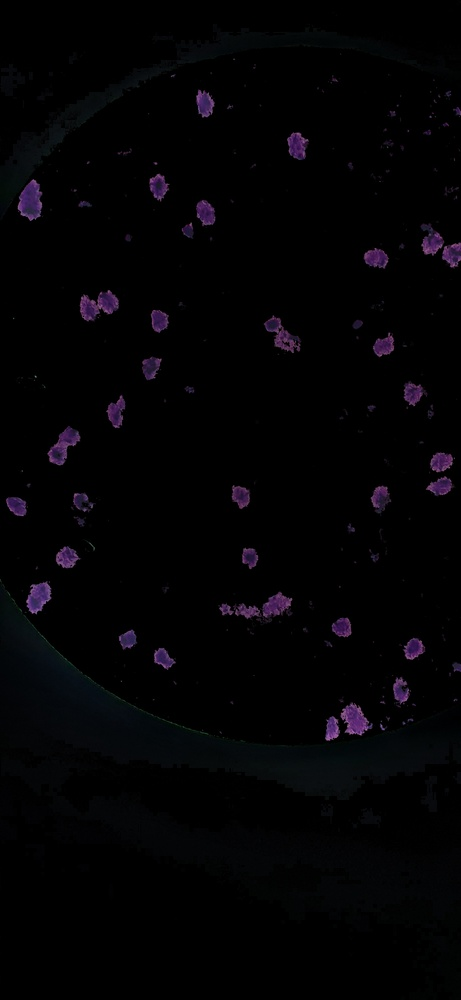
#> input picture experiments/images/input/only_living.jpg, 461 x 1000 px, shrunk from 1844 x 4000 before the run
$ python erosion1.py
#> lines starting #> are read from the running program, lines starting #| are printed output that depends on the picture; after the words box and inside, x2 and y2 are one past the last pixel; in counts of white or black regions, pixels touching at a corner belong together
import cv2
import numpy as np

def show(name, img):
    cv2.imshow(name, img)
    cv2.waitKey(0)

def erode_living(input_img_path):
#> called with input_img_path = 'images/input/only_living.jpg'
    img = cv2.imread(input_img_path)
#> img is the input picture: shape (1000, 461, 3); mean B, G, R 4.3, 2.6, 3.2
    show("img", img)
    print("imgshape", img.shape)
#| imgshape (1000, 461, 3)


    gray = cv2.cvtColor(img, cv2.COLOR_BGR2GRAY)
    show("gray", gray)
    thresh = cv2.threshold(gray, 0, 255, cv2.THRESH_BINARY)[1]
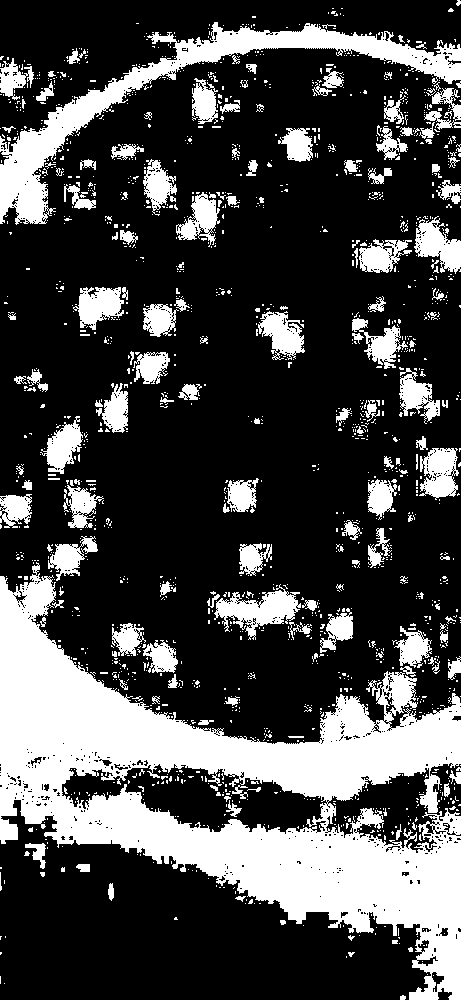
#> thresh: shape (1000, 461); 27.6% white; 1644 white regions (1471 under 20 px), largest, box (x1, y1, x2, y2) and area: (0, 562, 461, 1000) 71940, (0, 22, 461, 225) 13338, (214, 584, 301, 640) 2129
    show("thresh", thresh)
    kernel = np.ones((10, 10),np.uint8)
    erosion = cv2.erode(thresh, kernel,iterations = 1)
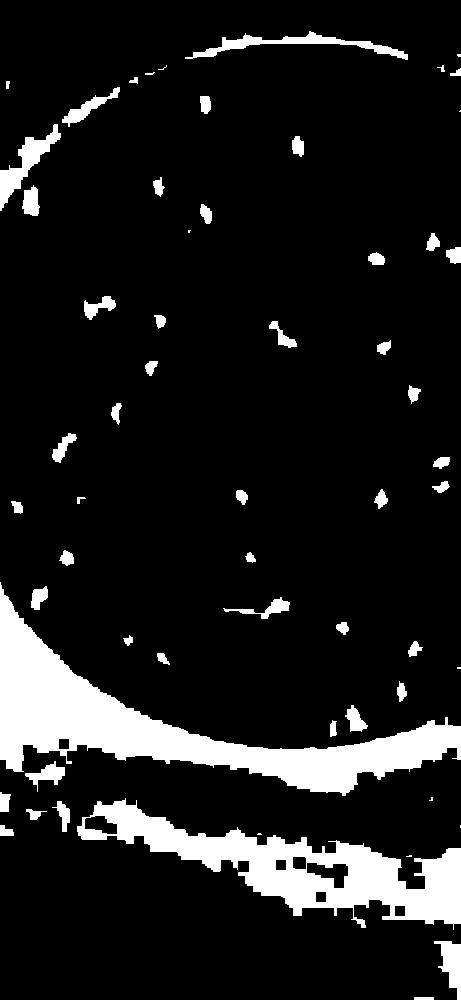
#> erosion: shape (1000, 461); 11.2% white; 59 white regions (10 under 20 px), largest, box (x1, y1, x2, y2) and area: (0, 582, 461, 796) 23915, (77, 798, 461, 930) 16277, (185, 31, 408, 60) 1574
    show("erosion", erosion)

    kernel = np.ones((3,3),np.uint8)
    dilation = cv2.dilate(erosion,kernel,iterations = 3)
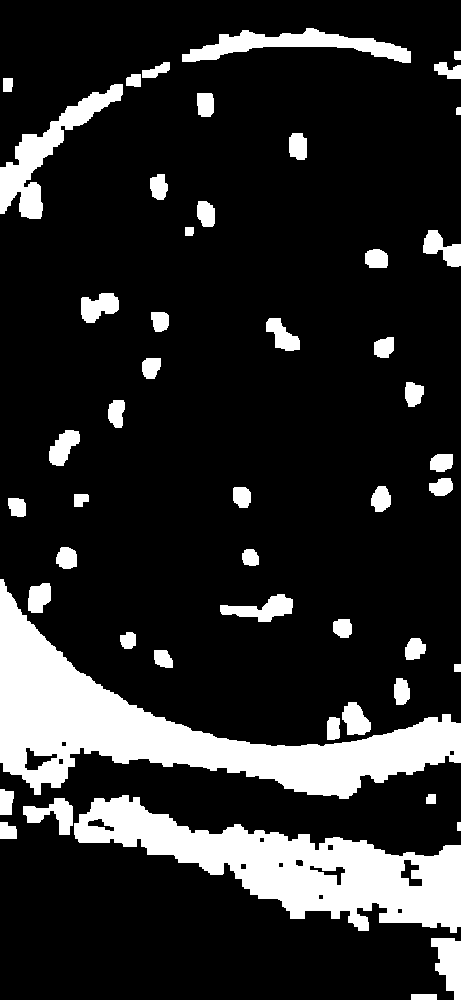
#> dilation: shape (1000, 461); 16.4% white; 50 white regions, largest, box (x1, y1, x2, y2) and area: (0, 579, 461, 799) 29212, (74, 795, 461, 933) 21786, (0, 84, 123, 219) 4245
    show("dilation", dilation)

def main():
    erode_living('images/input/only_living.jpg')
    # erode_living('images/input/sample1.jpg')

if __name__ == '__main__':
    main()
